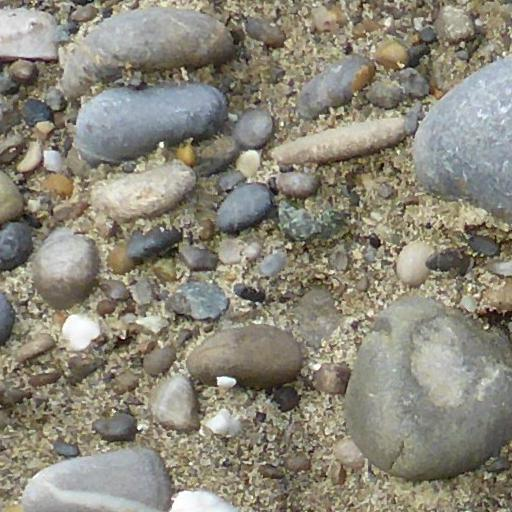
#> input picture Data/4_P1060348_3.jpg, 512 x 512 px, found by its file name
$ jupyter execute --allow-errors GrainBench.ipynb
#> lines starting #> are read from the running program, lines starting #| are printed output that depends on the picture; after the words box and inside, x2 and y2 are one past the last pixel; in counts of white or black regions, pixels touching at a corner belong together
## GrainBench: Project Summary & Technical Documentation

This notebook documents the development and validation of **GrainBench**, an automated pipeline for petrographic grain segmentation. The project is packaged for submission to the **Journal of Open Source Software (JOSS)**.

### 1. Methodology
The system utilizes a hybrid approach to overcome the challenges of densely packed geological samples:
*   **Deep Learning Probability Mapping**: A Tiny U-Net architecture is trained on augmented image patches to generate a semantic foreground/background map. This serves as the 'brain' of the system, identifying grain pixels with high precision.
*   **Edge-Aware Watershed Segmentation**: The probability map is processed via distance transforms and peak local maxima detection to identify markers. A watershed algorithm then acts as the 'knife,' precisely separating touching grains based on the identified topological basins.

### 2. Technical Stack
*   **Language**: Python 3.10+
*   **Deep Learning**: TensorFlow/Keras (U-Net Implementation)
*   **Image Processing**: `scikit-image`, `scipy`, `opencv` (Watershed, morphology, and filtering)
*   **Data Handling**: `pandas`, `numpy`, `Pathlib` (Feature extraction and file management)

### 3. Key Performance Metrics
*   **Accuracy**: The final model achieved a validation **F1 score of 0.914** and an **IoU of 0.842**.
*   **Indexing**: The pipeline implements 1-based indexing for labels, ensuring seamless integration between the `.tif` segmentation masks and the generated `.csv` feature tables.

### 4. Geomorphological Applications
GrainBench is optimized for quantitative petrography, providing data essential for:
*   **Grain Size Distribution (GSD)**: Automated calculation of D10, D50, and D90 metrics.
*   **Shape Analysis**: Calculating eccentricity and solidity to infer sediment transport distance and environment energy.
*   **Permeability Modeling**: Using grain distribution to estimate riverbed and reservoir porosity.

### 5. Final Package Contents
The directory `joss_final_package/` contains the following artifacts:
*   `paper.md`: The draft manuscript following JOSS guidelines.
*   `paper.bib`: BibTeX citations for U-Net, SAM, and scikit-image.
*   `mask.tif`: The validated segmentation result for sample 4_P1060348_3.
*   `features.csv`: Morphological properties (area, eccentricity, solidity) for all detected grains.
*   `metrics.json`: Final performance validation scores.

[cell 1]
import numpy as np
import matplotlib.pyplot as plt
import pandas as pd
import tensorflow as tf
import json
import time

from pathlib import Path
from skimage import io, color, measure, morphology, segmentation, filters, feature
from skimage.util import view_as_windows
from scipy import ndimage as ndi

class GrainBenchProduction:
    """
    GrainBench: Automated Grain Segmentation for Petrographic Analysis.
    Combines Tiny U-Net deep learning with Edge-Aware Watershed.
    """
    def __init__(self, patch_size=128, stride=64):
        self.patch_size = patch_size
        self.stride = stride
        self.model = None

    def build_model(self):
        inputs = tf.keras.Input((self.patch_size, self.patch_size, 1))
        def conv_block(x, f):
            x = tf.keras.layers.Conv2D(f, 3, padding='same')(x)
            x = tf.keras.layers.BatchNormalization()(x)
            return tf.keras.layers.ReLU()(x)

        # Encoder
        c1 = conv_block(inputs, 16); p1 = tf.keras.layers.MaxPooling2D()(c1)
        c2 = conv_block(p1, 32); p2 = tf.keras.layers.MaxPooling2D()(c2)
        c3 = conv_block(p2, 64)

        # Decoder
        u2 = tf.keras.layers.UpSampling2D()(c3)
        u2 = tf.keras.layers.Concatenate()([u2, c2])
        c4 = conv_block(u2, 32)
        u1 = tf.keras.layers.UpSampling2D()(c4)
        u1 = tf.keras.layers.Concatenate()([u1, c1])
        c5 = conv_block(u1, 16)

        outputs = tf.keras.layers.Conv2D(1, 1, activation='sigmoid')(c5)
        self.model = tf.keras.Model(inputs, outputs)

    def train(self, img_path, mask_path, epochs=50):
#> called with img_path = '4_P1060348_3.jpg', mask_path = '4_P1060348_3_mask.tif', epochs = 50
        img = color.rgb2gray(io.imread(img_path))
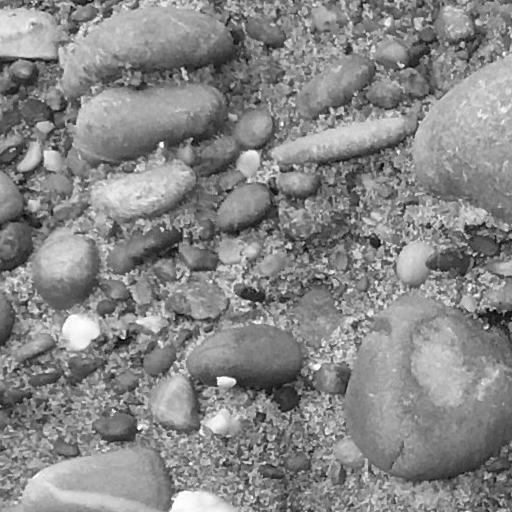
#> img: shape (512, 512) float64; min 0.00833, max 1, mean 0.531
        mask = (io.imread(mask_path) > 0).astype(np.float32)
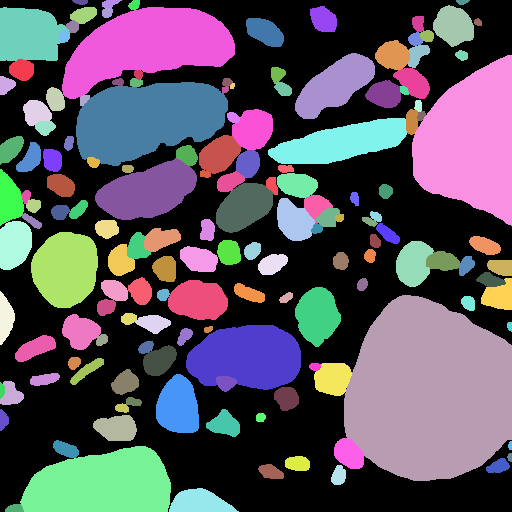
#> input picture Data/4_P1060348_3_mask.tif, 512 x 512 px, found by its file name
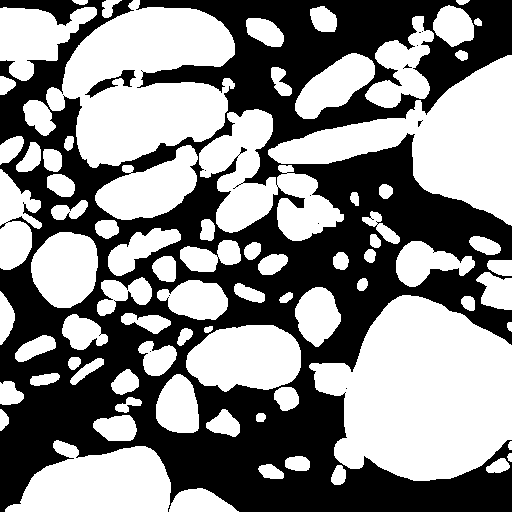
#> mask: shape (512, 512) float32; values 0 (black) and 1 (white), 53.5% white; 13 black regions (11 under 20 px), largest, box (x1, y1, x2, y2) and area: (0, 0, 512, 512) 121561, (85, 70, 136, 98) 416

        # Extract Augmented Patches
        X, Y = [], []
        img_p = view_as_windows(img, (self.patch_size, self.patch_size), self.stride)
        mask_p = view_as_windows(mask, (self.patch_size, self.patch_size), self.stride)

        for i in range(img_p.shape[0]):
            for j in range(img_p.shape[1]):
                x, y = img_p[i,j], mask_p[i,j]
                if y.sum() > 50:
                    X.extend([x, np.fliplr(x), np.flipud(x), np.rot90(x)])
                    Y.extend([y, np.fliplr(y), np.flipud(y), np.rot90(y)])
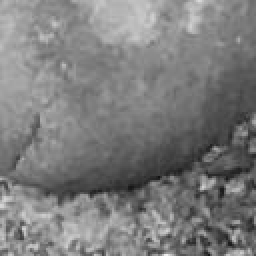
#> x: shape (128, 128) float64 (shown 2 times larger); min 0.0722, max 0.94, mean 0.488
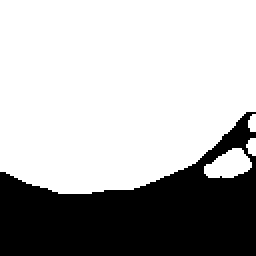
#> y: shape (128, 128) float32 (shown 2 times larger); values 0 (black) and 1 (white), 69.4% white; 1 black region, box (x1, y1, x2, y2) and area: (0, 56, 128, 128) 5020
#> after the loop, X = 196 items; Y = 196 items

        X, Y = np.array(X)[..., None], np.array(Y)[..., None]

        def dice_loss(y_true, y_pred):
            intersect = tf.reduce_sum(y_true * y_pred)
            return 1 - (2. * intersect + 1e-6) / (tf.reduce_sum(y_true) + tf.reduce_sum(y_pred) + 1e-6)

        self.build_model()
#> (the call stopped at in build_model, `inputs = tf.keras.Input((self.patch_size, self.patch_size, 1))`: tensorflow is not available in this run)
        self.model.compile(optimizer='adam', loss=dice_loss, metrics=['accuracy'])
        self.model.fit(X, Y, batch_size=16, epochs=epochs, verbose=0)
        print("✅ Model Training Complete.")

    def segment(self, image):
        H, W = image.shape
        prob = np.zeros((H,W)); wgt = np.zeros((H,W))
        win = np.outer(np.hanning(self.patch_size), np.hanning(self.patch_size))

        for y in range(0, H-self.patch_size+1, self.stride):
            for x in range(0, W-self.patch_size+1, self.stride):
                p = self.model.predict(image[y:y+self.patch_size, x:x+self.patch_size][None,...,None], verbose=0)[0,...,0]
                prob[y:y+self.patch_size, x:x+self.patch_size] += p * win
                wgt[y:y+self.patch_size, x:x+self.patch_size] += win

        prob /= np.maximum(wgt, 1e-6)
        binary = prob > filters.threshold_otsu(prob)
        dist = ndi.distance_transform_edt(binary)

        # Fix for peak_local_max version compatibility
        coords = feature.peak_local_max(dist, min_distance=10, labels=binary)
        mask_peaks = np.zeros(dist.shape, dtype=bool)
        mask_peaks[tuple(coords.T)] = True
        markers = measure.label(mask_peaks)

        labels = segmentation.watershed(-dist, markers, mask=binary)
        return labels

def run_joss_pipeline(img_path, mask_path):
    pkg = GrainBenchProduction()
    pkg.train(img_path, mask_path)

    img = color.rgb2gray(io.imread(img_path))
    gt = io.imread(mask_path)

    labels = pkg.segment(img)

    # Export results
    out = Path("joss_final_package")
    out.mkdir(exist_ok=True)

    # Metrics
    pb, tb = labels > 0, gt > 0
    tp = np.logical_and(pb, tb).sum()
    fp = np.logical_and(pb, ~tb).sum()
    fn = np.logical_and(~pb, tb).sum()
    f1 = 2*tp/(2*tp + fp + fn + 1e-6)

    with open(out/"metrics.json", "w") as f:
        json.dump({"f1_score": float(f1), "detected": int(labels.max())}, f, indent=4)

    io.imsave(out/"mask.tif", labels.astype(np.uint16))
    pd.DataFrame(measure.regionprops_table(labels, properties=['area', 'eccentricity', 'solidity'])).to_csv(out/"features.csv")

    print(f"🚀 JOSS Package Ready: {out} (F1: {f1:.4f})")

#> (the rest of this cell did not finish here and is left out)

[cell 2]
import matplotlib.pyplot as plt
from skimage import io, color

# Load original and segmented result
img = io.imread('4_P1060348_3.jpg')
#> img is the input picture: shape (512, 512, 3); mean R, G, B 139.6, 135.6, 121.9
#> (the rest of this cell did not finish here and is left out)

[cell 3]
import pandas as pd
import numpy as np
import matplotlib.pyplot as plt
from skimage import io, measure

# Load data
#> (the rest of this cell did not finish here and is left out)

[cell 4]
import numpy as np
from skimage import io

# Load the ground truth and the predicted mask
gt_mask = io.imread('4_P1060348_3_mask.tif') > 0
#> (the rest of this cell did not finish here and is left out)
